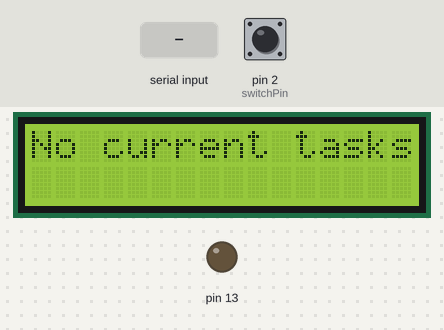
A sketch run on a simulated Arduino Uno, built with avr-gcc and run on an emulated ATmega328P. Parts: 16×2 character LCD, output pins drawn as LEDs (lit = HIGH). The test bench sets the inputs (shaded band); at power-on: pin 2 (switchPin) HIGH. What the sketch prints to the serial monitor is not drawn.

Above: at 1.2 s.
1.3 s: pin 2 (switchPin) pulled LOW for 0.15 s
At 2.6 s:
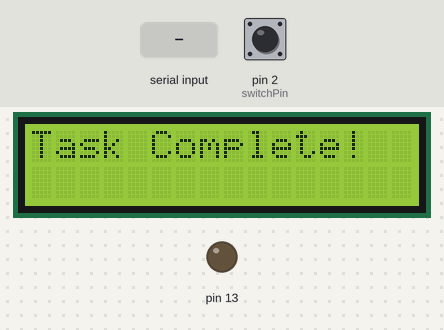
4.4 s: "1\n" received over Serial
At 4.68 s:
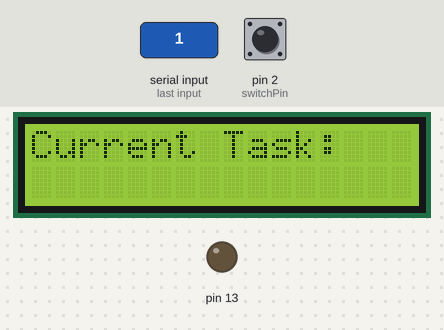
6.9 s: pin 2 (switchPin) pulled LOW for 1 s
At 8.9 s:
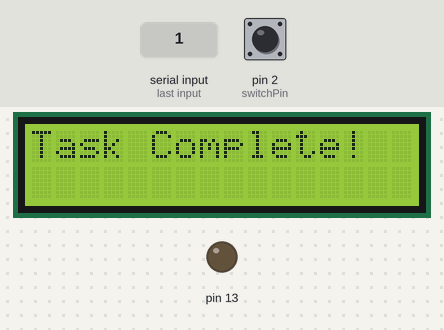
10.9 s: "0\n" received over Serial
At 11.72 s:
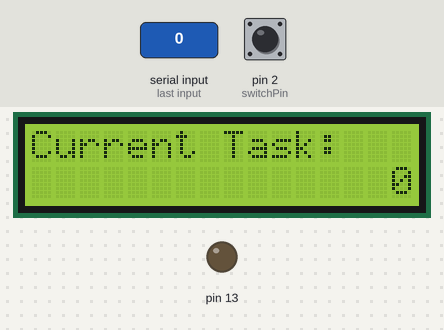
13.0 s: pin 2 (switchPin) pulled LOW for 3.2 s
At 17.1 s:
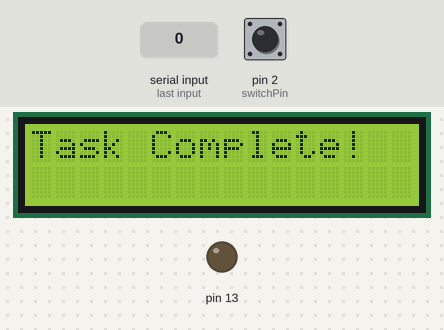
Timing chart, 0 to 18.6 s (numbered marks = the images above; inputs shaded):
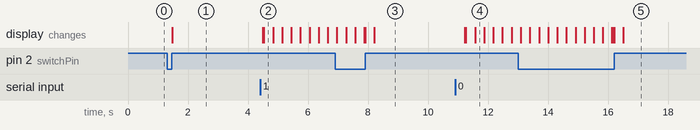

The sketch:

arduinoTwasker.ino
```cpp
// Riley Dawson
// Have fun!

#include <LiquidCrystal.h>
#include <avr/interrupt.h>
char currentCharTask[140];
String currentTask = String();
char inChar = -1;
byte index = 0;
LiquidCrystal lcd(12, 11, 5, 4, 3, 6);
const int switchPin = 2;
volatile boolean complete = false;
boolean hasTask = false;

// Setup arduino
void setup()
{
	pinMode(switchPin, INPUT);
	pinMode(13, HIGH);
	attachInterrupt(0, switchInterrupt, RISING);
	//conect to comp and wait for incomming message over
	Serial.begin(9600);
	lcd.begin(16, 2);
	lcd.setCursor(0, 1);
	lcd.clear();
	Serial.println("Arduino Ready");
}

void loop()
{
	//If current task has been completed, congratulate and update flags.
	if (complete){
		complete = false;
		lcd.clear();
		lcd.setCursor(0, 0);
		lcd.print("Task Complete!");

		hasTask = false;
		Serial.println("Task Complete");
		delay(3000);
	}
	//if no current message, wait for one
	if (!hasTask){
		lcd.clear();
		lcd.print("No current tasks!");
		// Get next task
		if (Serial.available()){
			lcd.clear();

			currentTask = Serial.readStringUntil('\n');
			delay(10);
			hasTask = true;
		}


	} else{
		int first = 0;
		int last = 0;
		int scrollC = 16;


		//String currentTask = String(currentCharTask);

		for (int i = 0; i < currentTask.length() + 15; i++){
			if (complete) break;
			lcd.setCursor(scrollC, 1);
			lcd.print(currentTask.substring(first, last));
			lcd.setCursor(0, 0);
			lcd.print("Current Task:");

			delay(300);
			lcd.clear();
			if (first == 0 && scrollC > 0){
				scrollC--;
				last++;
			}
			else if (last == currentTask.length() && scrollC == 0){
				first++;

			}
			else {
				first++;
				last++;
			}
		}
	}


	delay(30);

}

void switchInterrupt(){
	lcd.clear();
	complete = true;
}
```

Measured:
- after the input at 1.3 s, the display: first changes after 0.18 s (image 1 shows a later state)
- after the input at 4.4 s, the display: first changes after 0.09 s (image 2 shows a later state)
- after the input at 10.9 s, the display: first changes after 0.32 s (image 4 shows a later state)
